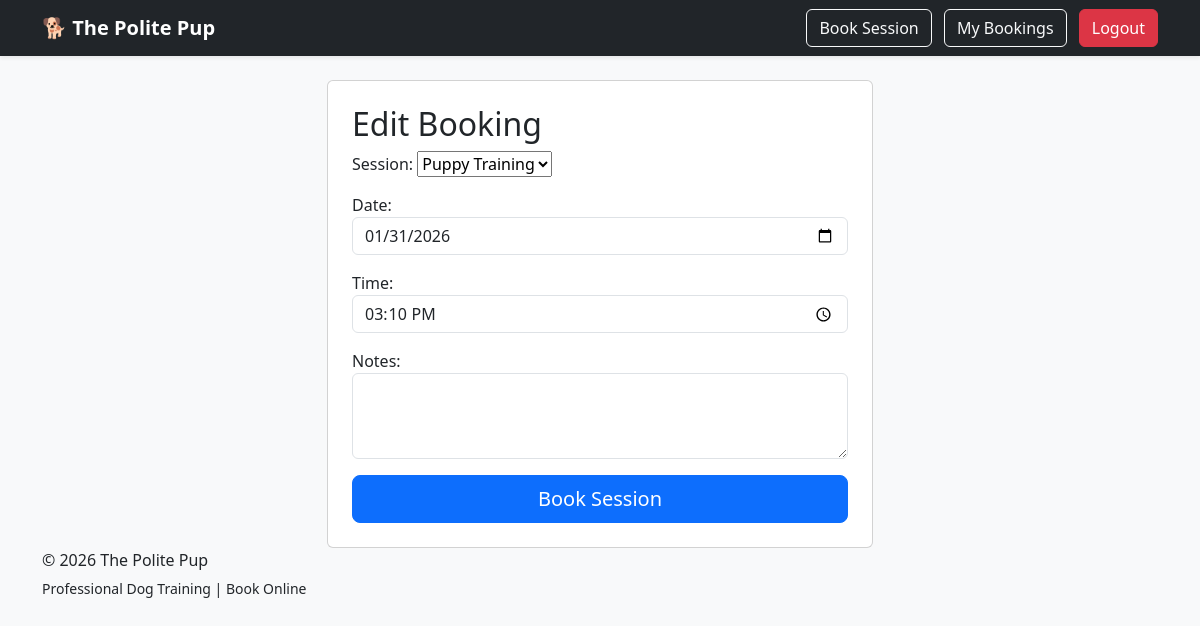
The app's page /edit/10/ (signed in) with its own data.
### bookings/models.py (models this page shows, shortened)
class Booking(models.Model):
    user = models.ForeignKey(
        settings.AUTH_USER_MODEL,
        on_delete=models.CASCADE
    )
    session = models.ForeignKey(
        TrainingSession,
        on_delete=models.CASCADE
    )
    date = models.DateField()
    time = models.TimeField()
    notes = models.TextField(blank=True)

### bookings/views.py (the view)
# urls.py: path('edit/<int:booking_id>/', edit_booking, name='edit_booking'),
@login_required
def edit_booking(request, booking_id):
    booking = get_object_or_404(
        Booking,
        id=booking_id,
        user=request.user
    )
    if request.method == 'POST':
        form = BookingForm(request.POST, instance=booking)
        if form.is_valid():
            form.save()
            return redirect('my_bookings')
    else:
        form = BookingForm(instance=booking)
    return render(
        request,
        'bookings/edit_booking.html',
        {'form': form}
    )

### bookings/forms.py
class BookingForm(forms.ModelForm):
    class Meta:
        model = Booking
        fields = '__all__'
        exclude = ['user']
        widgets = {
            'date': forms.DateInput(
                attrs={
                    'type': 'date',
                    'class': 'form-control'
                }
            ),
            'time': forms.TimeInput(
                attrs={
                    'type': 'time',
                    'class': 'form-control'
                }
            ),
            'notes': forms.Textarea(
                attrs={
                    'class': 'form-control',
                    'rows': 3
                }
            ),
        }

### bookings/models.py (called while the page is built)
    def __str__(self):
        return self.name

### bookings/templates/bookings/edit_booking.html (shortened to what this page needs)
{% extends 'bookings/base.html' %}
{% block content %}
<div class="row justify-content-center">
    <div class="col-md-6">
        <div class="card p-4">
            <h2>Edit Booking</h2>
            <form method="post">
                {{ form.as_p }}
                <div class="d-grid mt-3">
                    <button class="btn btn-primary btn-lg">
                        Book Session
                    </button>
                </div>
            </form>
        </div>
    </div>
</div>
{% endblock %}

### bookings/static/bookings/css/style.css (style rules this page uses)
body { background-color: #f8f9fa; }

### records on screen
Booking: session "Puppy Training", date "01/31/2026", time "15:10:00"
